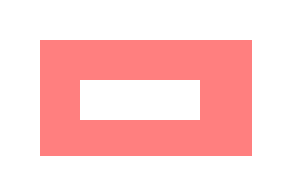
#> input picture tests/image/bmp/img-32-bit-color.bmp, 72 x 48 px, given in place of favicon.png, which was not available (shown 4 times larger)
$ python msix_create_assets.py --output out
#> lines starting #> are read from the running program, lines starting #| are printed output that depends on the picture
#!/usr/bin/env python3
"""Generate the PNG assets referenced by the MSIX manifest."""

import argparse
import sys
from pathlib import Path

from PIL import Image

_ROOT = Path(__file__).resolve().parent.parent.parent
_DEFAULT_SOURCE = _ROOT / "website/static/images/favicon.png"
_ASSETS = {
    "StoreLogo.png": (50, 50),
    "Square44x44Logo.png": (44, 44),
    "Square150x150Logo.png": (150, 150),
    "FileIcon.png": (44, 44),
}


def main(argv: list[str] | None = None) -> int:
    parser = argparse.ArgumentParser(
        description="Generate the PNG assets referenced by the MSIX manifest."
    )
    parser.add_argument(
        "--source",
        type=Path,
        default=_DEFAULT_SOURCE,
        help="Source image used to generate the assets.",
    )
    parser.add_argument(
        "--output",
        type=Path,
        required=True,
        help="Directory where the generated assets are written.",
    )
    args = parser.parse_args(argv)

    image = Image.open(args.source)
#> image is the input picture: PIL image 72x48 RGBA; mean R, G, B, A 113.4, 22.1, 22.1, 68
    if image.mode != "RGBA":
        image = image.convert("RGBA")

    args.output.mkdir(parents=True, exist_ok=True)
    for name, size in _ASSETS.items():
        resized = image.resize(size, Image.Resampling.LANCZOS)
        resized.save(args.output / name, format="PNG")
#> this loop made 4 passes
#> pass 1, in main, `resized = image.resize(size, Image.Resampling.LANCZOS)`:
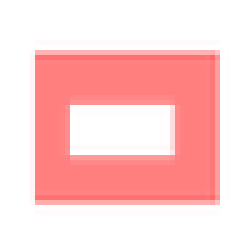
#> resized: PIL image 50x50 RGBA (shown 5 times larger); mean R, G, B, A 130.9, 22.8, 22.8, 68.3; transparent parts drawn white
#> pass 2, in main, `resized = image.resize(size, Image.Resampling.LANCZOS)`:
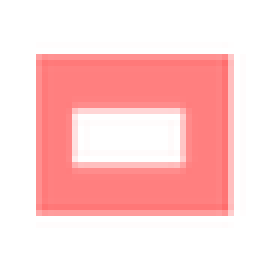
#> resized: PIL image 44x44 RGBA (shown 6 times larger); mean R, G, B, A 129.6, 23.4, 23.4, 68.3; transparent parts drawn white
#> pass 3, in main, `resized = image.resize(size, Image.Resampling.LANCZOS)`:
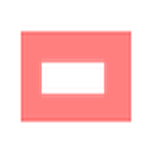
#> resized: PIL image 150x150 RGBA; mean R, G, B, A 128.5, 22.8, 22.8, 68.2; transparent parts drawn white
    return 0


if __name__ == "__main__":
    sys.exit(main())
#> (the program exits here)
